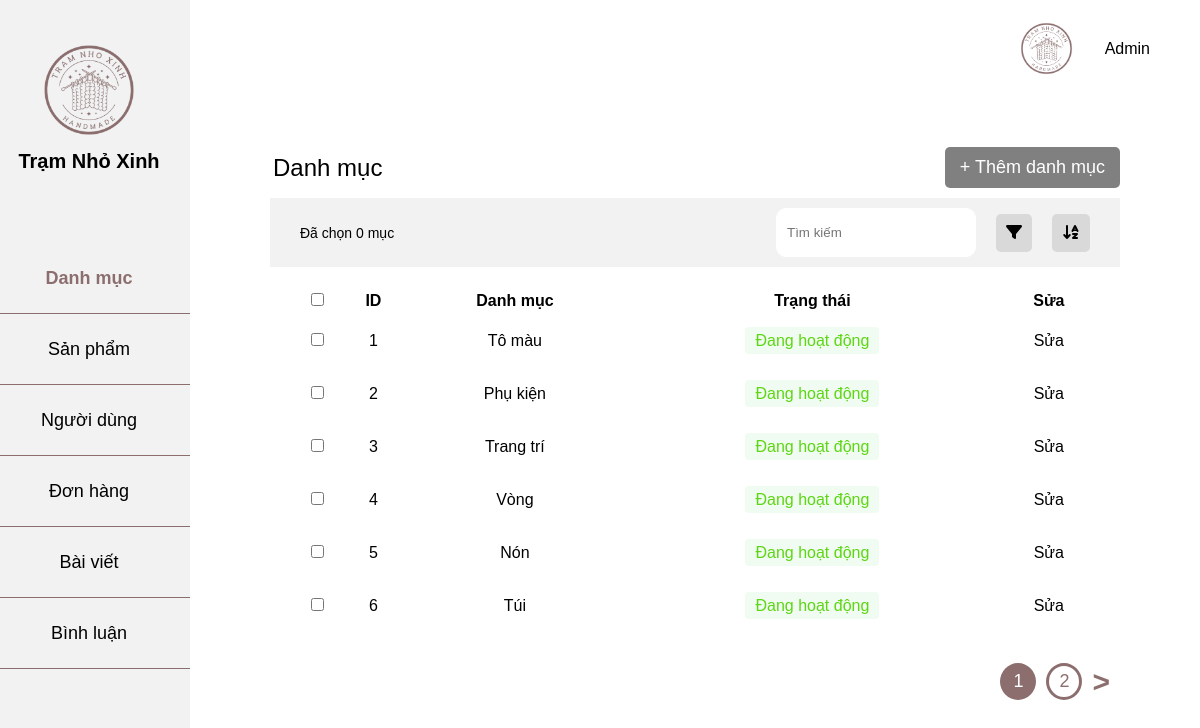
Page /admin/index.php on the earlier database version.
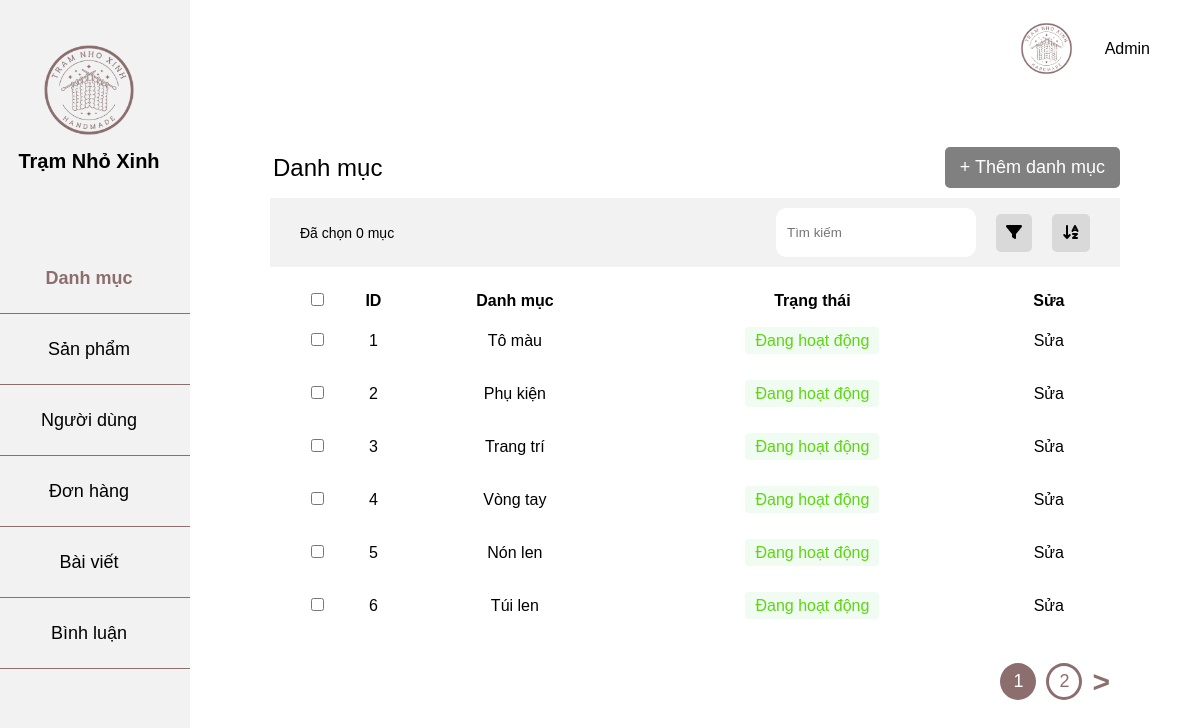
Same page on the later database version.
### tables this page shows
CREATE TABLE `productcate` (
  `id` int NOT NULL,
  `name` varchar(255) NOT NULL,
  `status` tinyint(1) NOT NULL
);

### admin/app/controller/adminCateController.php (called while the page is built, shortened)
<?php
class CateAdminController
{
    private $data;
    private $category;
    function __construct()
    {
        $this->category = new CategoryModel();
    }
    function renderView($view, $data = null)
    {
        $view = './app/view/' . $view . '.php';
        require_once $view;
    }
    function viewCategory()
    {
        $this->data['listcate'] = $this->category->getCate();
        $this->renderView('category', $this->data);
    }
}

### app/model/database.php (called while the page is built, shortened)
<?php
class Database
{
    private $servername = "localhost";
    private $username = "root";
    private $password = "";
    private $dbname = "handmade_db";
    private $conn;
    function __construct()
    {
        try {
            $this->conn = new PDO("mysql:host=$this->servername;dbname=$this->dbname; charset=utf8", $this->username, $this->password);
            $this->conn->setAttribute(PDO::ATTR_ERRMODE, PDO::ERRMODE_EXCEPTION);
        } catch (PDOException $e) {
            echo "Connection failed: " . $e->getMessage();
        };
    }
    function query($sql, $param = [])
    {
        $this->stmt = $this->conn->prepare($sql);
        $this->stmt->execute($param);
        return $this->stmt;
    }
    public function getAll($sql, $param = [])
    {
        $statement = $this->query($sql, $param);
        return $statement->fetchAll(PDO::FETCH_ASSOC);
    }
}

### app/model/productCateModel.php (called while the page is built, shortened)
<?php
class CategoryModel
{
    private $db;
    function __construct()
    {
        $this->db = new Database();
    }
    function getCate()
    {
        $sql = "SELECT * FROM productcate";
        return $this->db->getAll($sql);
    }
}

### admin/app/view/category.php (the view, shortened to what this page needs)
<div class="main">
    <form action="?page=deletecate" method="post" id="delete-form">
        <div class="main-category">
            <div class="main-danhmuc">
                <p>Danh mục</p>
                <a href="?page=viewaddcate">+ Thêm danh mục</a>
            </div>
            <div class="main-header">
                <div class="left-main-header">
                    <p id="selected-count">Đã chọn 0 mục</p>
                </div>
                <div class="right-main-header">
                    <input type="text" placeholder="Tìm kiếm">
                    <div class="filter"><i class="fa-solid fa-filter"></i></div>
                    <div class="sort"><i class="fa-solid fa-arrow-down-a-z"></i></div>
                </div>
            </div>
        </div>
        <div class="main-product">
            <table>
                <thead>
                    <tr>
                        <th><input type="checkbox" id="select-all"></th>
                        <th>ID</th>
                        <th>Danh mục</th>
                        <th>Trạng thái</th>
                        <th>Sửa</th>
                    </tr>
                </thead>
                <tbody>
                    <?php foreach ($data['listcate'] as $item) {
                        extract($item); ?>
                        <tr>
                            <td>
                                <input type="checkbox" class="item-checkbox" name="delete_ids[]" value="<?= $id ?>">
                            </td>
                            <td><?= $id ?></td>
                            <td><?= $name ?></td>
                            <?php
                            if ($status === 1) echo '<td><span class="status success">Đang hoạt động</span></td>';
                            ?>
                            <td><a href="?page=editcate&id=<?= $id ?>">Sửa</a></td>
                        </tr>
                    <?php } ?>
                </tbody>
            </table>
        </div>
    </form>
    <div class="main-turnpage">
        <button class="prev">1</button>
        <button class="next">2</button>
        <button class="nextpage">></button>
    </div>
</div>
</div>
</div>
</div>
</body>
</html>

Differences in the rows shown:
changed productcate id 4: name "Vòng" → "Vòng tay"
changed productcate id 5: name "Nón" → "Nón len"
changed productcate id 6: name "Túi" → "Túi len"
